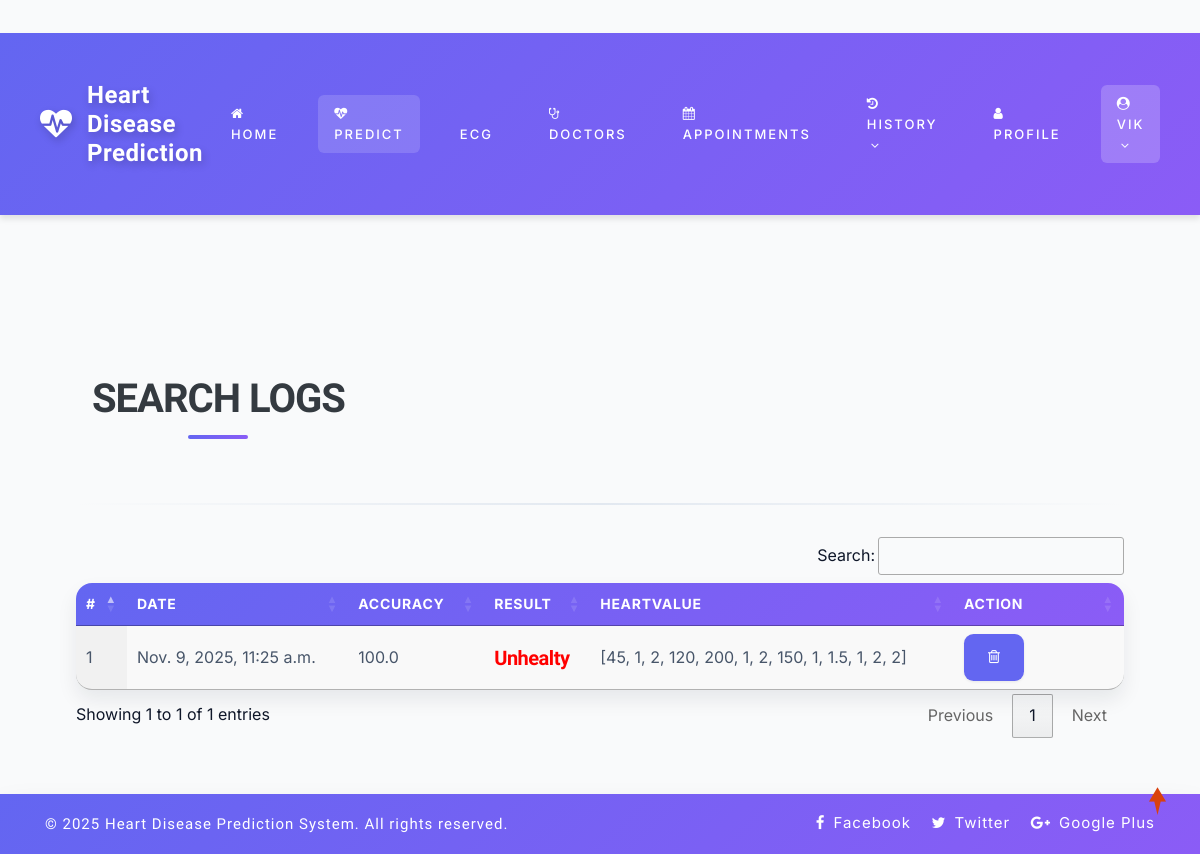
/view_search_pat (signed in), run on an earlier commit of the app's database.
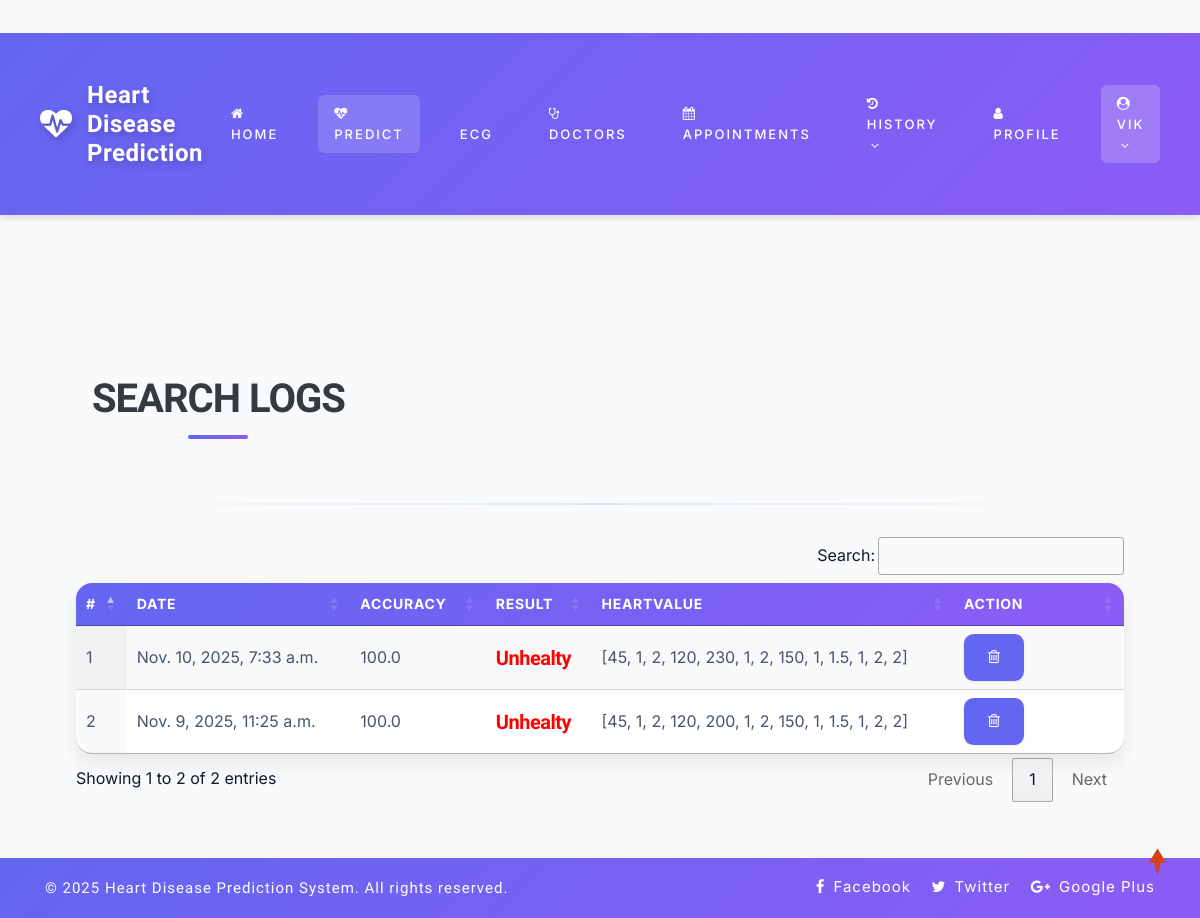
And on a later commit of the database.
### health/models.py (models this page shows, shortened)
class Search_Data(models.Model):
    patient = models.ForeignKey(Patient, on_delete=models.CASCADE, null=True)
    prediction_accuracy = models.CharField(max_length=100,null=True,blank=True)
    result = models.CharField(max_length=100,null=True,blank=True)
    values_list = models.CharField(max_length=100,null=True,blank=True)
    created = models.DateTimeField(auto_now=True,null=True)

### health/views.py (the view)
# urls.py: path('view_search_pat', view_search_pat,name="view_search_pat"),
@login_required(login_url="login")
def view_search_pat(request):
    doc = None
    try:
        doc = Doctor.objects.get(user=request.user)
        data = Search_Data.objects.filter(patient__address__icontains=doc.address).order_by('-id')
    except:
        try:
            doc = Patient.objects.get(user=request.user)
            data = Search_Data.objects.filter(patient=doc).order_by('-id')
        except:
            data = Search_Data.objects.all().order_by('-id')
    return render(request,'view_search_pat.html',{'data':data})

### health_desease/context_processors.py (called while the page is built)
def google_maps_key(request):
    return {
        'GOOGLE_MAPS_API_KEY': settings.GOOGLE_MAPS_API_KEY
    }

### health/templates/view_search_pat.html
{% extends 'index.html' %}
{% load static %}
{% block body %}
<div class="container-fluid" style="width:90%;margin-top:8%">
                    <div class="container-fluid">
                        <h1 align="center" class="w3ls-title text-uppercase text-dark font-weight-bold">Search Logs</h1>
                         </div><hr>
                                <table id="example" class="display" style="width:100%">
                                  <thead>
                                    <tr>
                                      <th>#</th>
                                      {% if request.user.patient_set.all.0 %}
                                      <th>Date</th>
                                      {% else %}
                                      <th>Patient Name</th>
                                      {% endif %}
                                      <th>Accuracy</th>
                                      <th>Result</th>
                                      <th>HeartValue</th>
                                      <th>Action</th>
                                  </tr>
                              </thead>
                              <tbody>
                              {% for i in data %}
                                <tr>
                                  <td>{{forloop.counter}}</td>
                                  {% if request.user.patient_set.all.0 %}
                                    <td>{{i.created}}</td>
                                  {% else %}
                                  <td>{{i.patient.user.first_name}} {{i.patient.user.last_name}}</td>
                                  {% endif %}
                                    <td>{{i.prediction_accuracy}}</td>
                                    <td>{% if i.result == "0" %}
                                      <h5 style="color:green">Healty</h5>
                                      {% else %}
                                      <h5 style="color:red">Unhealty</h5>
                                  {% endif %}
                                  </td>
                                  <td>{{i.values_list}}</td>
                                  <td style="width:150px">
                                      <a href="/delete_searched/{{i.id}}" ><button class="btn btn-danger" onclick="return confirm('Are you sure?')"><i class="fa fa-trash-o"></i></button></a></td>
                              </tr>
                              {% endfor %}
                          </tbody>
                      </table>
                  </div>
{% endblock %}

What changed in the data, as far as the page shows it:
added Search_Data: created "Nov. 10, 2025, 7:33 a.m.", prediction_accuracy "100.0", result "Unhealty", values_list "[45, 1, 2, 120, 230, 1, 2, 150, 1, 1.5, 1, 2, 2]"
Also different on the page:
text written by a page script: "Search: Showing 1 to 1 of 1 entries Previous 1 Next" → "Search: Showing 1 to 2 of 2 entries Previous 1 Next"
